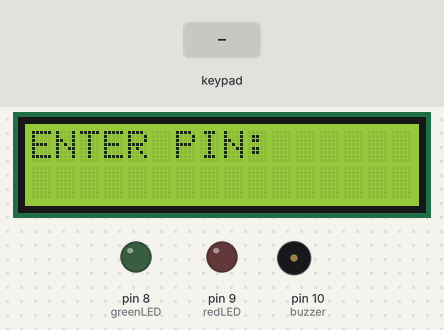
This sketch was run on a simulated Arduino Uno, built with avr-gcc and run on an emulated ATmega328P. Shown: 16×2 character LCD, output pins drawn as LEDs (lit = HIGH), buzzer (waves = sounding). Inputs (shaded band) come from the test bench.

Above: at 1.2 s.
1.3 s: keypad keys 1 2 3 4 pressed 0.4 s apart
At 3.8 s:
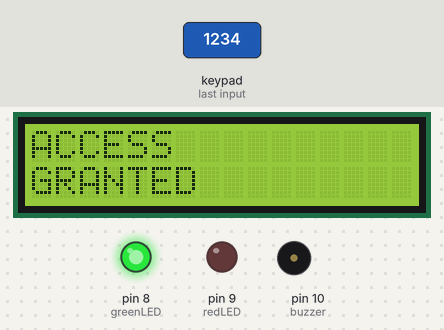
5.9 s: keypad keys 1 3 9 7 pressed 0.4 s apart
At 7.35 s:
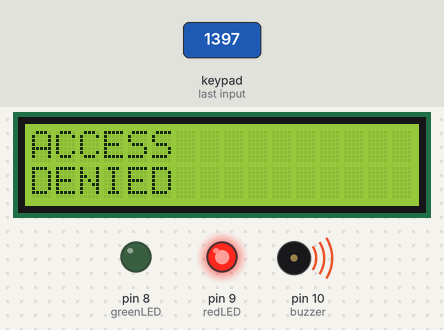
9.6 s: key '1' pressed
At 10.5 s:
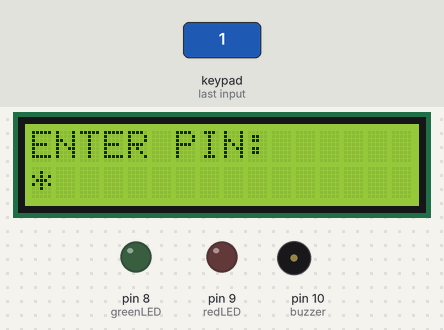
11.1 s: key '2' pressed
At 11.4 s:
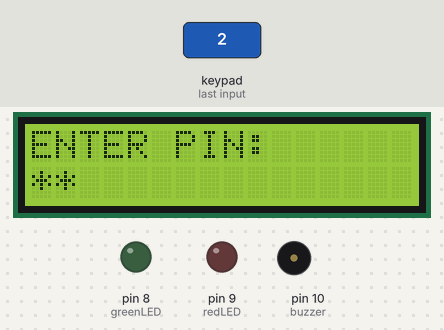
Timing chart, 0 to 13.6 s (numbered marks = the images above; inputs shaded):
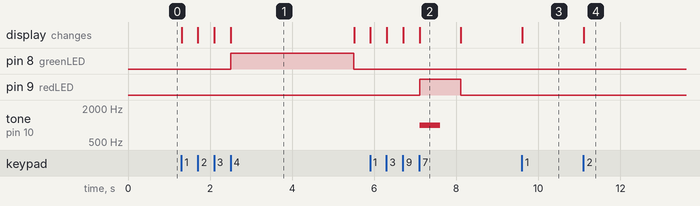

Measured:
- after the input at 1.3 s, pin 8 (greenLED): LOW → HIGH after 1.2 s, → LOW 3.0 s later; the display: first changes at once (image 1 shows a later state)
- after the input at 5.9 s, pin 9 (redLED): LOW → HIGH after 1.2 s, → LOW 1.0 s later; tone on pin 10 (buzzer): silent → 1000 Hz after 1.2 s, → silent 0.50 s later; the display: first changes at once (image 2 shows a later state)
- after the input at 9.6 s, the display: changes at once (image 3)
- after the input at 11.1 s, the display: changes at once (image 4)
- what the display in image 1 shows lasts 3.0 s, from 2.5 s to 5.5 s
- what the display in image 2 shows lasts 1.0 s, from 7.1 s to 8.1 s

The sketch:

Keypad_and_LCD_Display.ino
```cpp
/*
-------------------------------------------------------
Project: Password Protected Access System
Author: Shubh Jashan Singh
Date: 28-06-2026
-------------------------------------------------------
*/

#include <Keypad.h>
#include <LiquidCrystal.h>

LiquidCrystal lcd(12,11,5,4,3,2);

//---------------- Keypad ----------------
const byte ROWS = 4;
const byte COLS = 4;

char keys[ROWS][COLS]={
{'1','2','3','A'},
{'4','5','6','B'},
{'7','8','9','C'},
{'*','0','#','D'}
};

byte rowPins[ROWS]={A0,A1,A2,A3};
byte colPins[COLS]={A4,A5,6,7};

Keypad keypad=Keypad(makeKeymap(keys),rowPins,colPins,ROWS,COLS);

//----------------------------------------

const int greenLED=8;
const int redLED=9;
const int buzzer=10;

String password="1234";
String input="";

int attempts=0;

void showPrompt();
void checkPassword();

void setup(){

lcd.begin(16,2);

pinMode(greenLED,OUTPUT);
pinMode(redLED,OUTPUT);
pinMode(buzzer,OUTPUT);

showPrompt();

}

void loop(){

char key=keypad.getKey();

if(key){

if(key>='0' && key<='9'){

lcd.setCursor(input.length(),1);
lcd.print("*");

input+=key;

}

if(input.length()==4){

checkPassword();

}

}

}

void showPrompt(){

lcd.clear();

lcd.print("ENTER PIN:");

lcd.setCursor(0,1);

input="";

}

void checkPassword(){

if(input==password){

lcd.clear();

lcd.print("ACCESS");

lcd.setCursor(0,1);
lcd.print("GRANTED");

digitalWrite(greenLED,HIGH);

delay(3000);

digitalWrite(greenLED,LOW);

attempts=0;

}

else{

attempts++;

lcd.clear();

lcd.print("ACCESS");

lcd.setCursor(0,1);

lcd.print("DENIED");

digitalWrite(redLED,HIGH);

tone(buzzer,1000,500);

delay(1000);

digitalWrite(redLED,LOW);

if(attempts>=3){

lcd.clear();

lcd.print("LOCKED");

lcd.setCursor(0,1);

lcd.print("10 SECONDS");

delay(10000);

attempts=0;

}

}

showPrompt();

}
```
